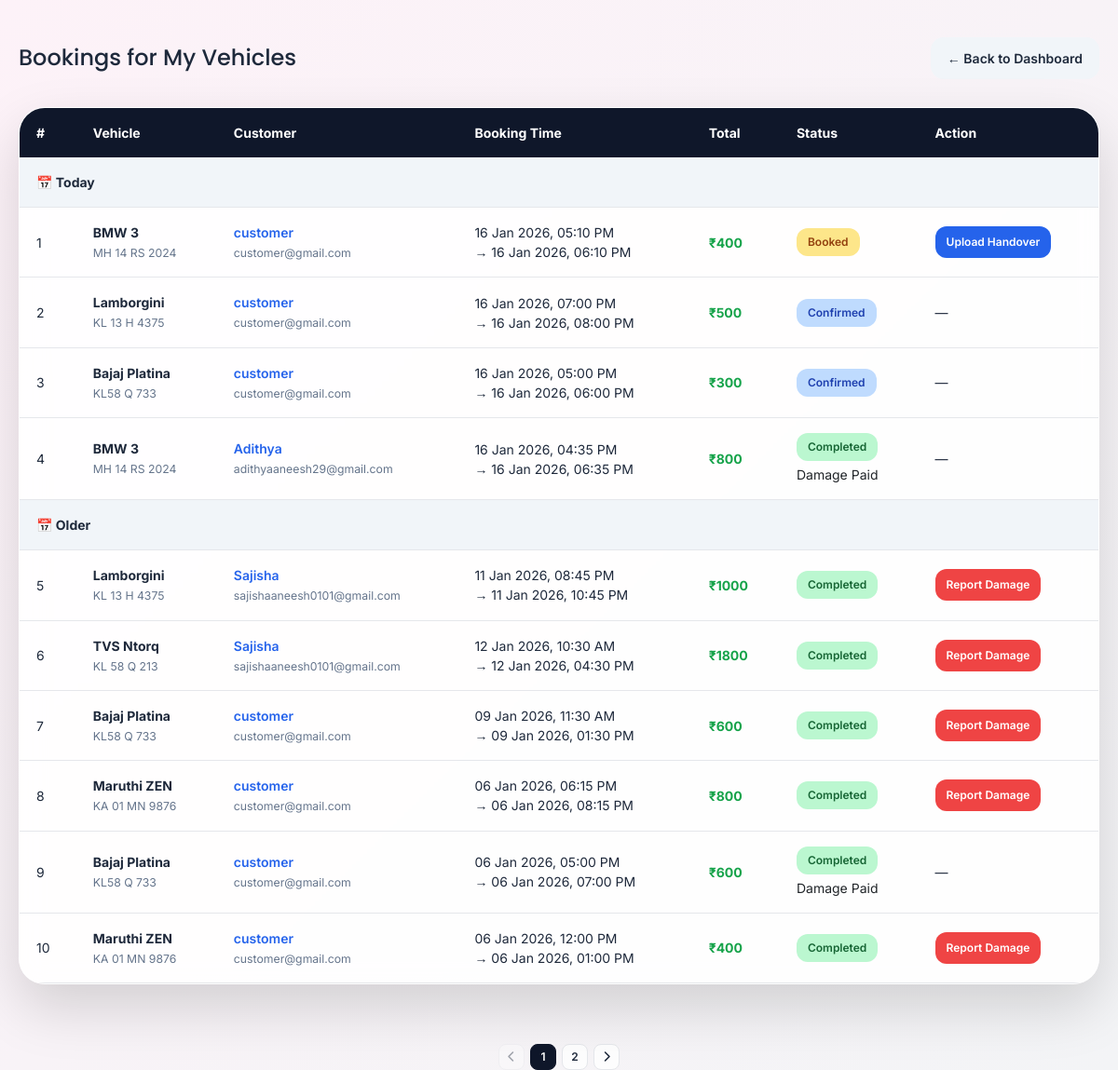
The app's page /owner_vehicle_bookings/ (signed in) with its own data.
### wheelzy_app/models.py (models this page shows, shortened)
class Booking(models.Model):
    STATUS_CHOICES = [
        ("payment_pending", "Payment Pending"),
        ("pending", "Pending"),
        ("confirmed", "Confirmed"),
        ("in_use", "In Use"),
        ("returned", "Returned"),
        ("damage_reported", "Damage Reported"),
        ("cancelled", "Cancelled"),
        ("rejected", "Rejected"),
    ]
    user = models.ForeignKey(User, on_delete=models.CASCADE)
    vehicle = models.ForeignKey(Vehicle, on_delete=models.CASCADE)
    start_time = models.DateTimeField()
    end_time = models.DateTimeField()
    total_price = models.PositiveIntegerField(default=0)
    status = models.CharField(max_length=30, choices=STATUS_CHOICES, default="payment_pending")
    is_rent_paid = models.BooleanField(default=False)
    ordered_at = models.DateTimeField(auto_now_add=True)
    razorpay_order_id = models.CharField(max_length=255, blank=True, null=True)
    razorpay_payment_id = models.CharField(max_length=255, blank=True, null=True)
    razorpay_signature = models.CharField(max_length=255, blank=True, null=True)

class Vehicle(models.Model):
    VEHICLE_TYPES = (
        ("car", "Car"),
        ("bike", "Bike"),
    )
    owner = models.ForeignKey(
        User,
        on_delete=models.CASCADE,
        related_name="vehicles",
        null=True,
        blank=True
    )
    vehicle_name = models.CharField(max_length=255)
    vehicle_type = models.CharField(max_length=25, choices=VEHICLE_TYPES)
    number_plate = models.CharField(max_length=50, unique=True)
    price_per_hour = models.PositiveIntegerField()
    seats = models.PositiveIntegerField(blank=True)
    image = CloudinaryField('vehicle_images', blank=True, null=True)
    is_available = models.BooleanField(default=True)

### wheelzy_app/views.py (the view)
# urls.py: path("owner_vehicle_bookings/", views.owner_bookings, name="owner_vehicle_bookings"),
@login_required
def owner_bookings(request):
    if not request.user.groups.filter(name="owner").exists():
        messages.error(request, "Access denied")
        return redirect("home")
    qs = (
        Booking.objects
        .filter(vehicle__owner=request.user,
                is_rent_paid = True
        )
        .exclude(status="payment_pending")
        .select_related("vehicle", "user")
        .prefetch_related("documents")
        .prefetch_related(
            "handover_photos",
            Prefetch("damage_report", queryset=DamageReport.objects.all())
        )
        .order_by("-ordered_at")   # ✅ LATEST → OLDEST
    )
    paginator = Paginator(qs, 10)
    page_number = request.GET.get("page")
    bookings = paginator.get_page(page_number)
    today = timezone.now().date()
    yesterday = today - timedelta(days=1)
    for booking in bookings:
        booking.booking_group = (
            "Today" if booking.ordered_at.date() == today
            else "Yesterday" if booking.ordered_at.date() == yesterday
            else "Older"
        )
    return render(
        request,
        "owner_bookings.html",
        {"bookings": bookings}
    )

### wheelzy_app/templates/owner_bookings.html (shortened to what this page needs)
{% load static %}
<!DOCTYPE html>
<html lang="en">
<head>
    <link href="https://cdn.jsdelivr.net/npm/bootstrap@5.3.2/dist/css/bootstrap.min.css" rel="stylesheet">
    <link rel="stylesheet" href="https://cdnjs.cloudflare.com/ajax/libs/font-awesome/6.5.1/css/all.min.css">
</head>
<body>
<div class="page-wrapper">
    <div class="page-header">
        <h2>Bookings for My Vehicles</h2>
        <a href="{% url 'owner_dashboard' %}" class="btn-back">← Back to Dashboard</a>
    </div>
    {% if bookings %}
    <div class="table-card">
        <div style="overflow-x:auto;">
            <table>
                <thead>
                    <tr>
                        <th>#</th>
                        <th>Vehicle</th>
                        <th>Customer</th>
                        <th>Booking Time</th>
                        <th>Total</th>
                        <th>Status</th>
                        <th>Action</th>
                    </tr>
                </thead>
                <tbody>
                {% for booking in bookings %}
                    {% ifchanged booking.booking_group %}
                    <tr class="group-row">
                        <td colspan="7">📅 {{ booking.booking_group }}</td>
                    </tr>
                    {% endifchanged %}
                    <tr>
                        <td>{{ bookings.start_index|add:forloop.counter0 }}</td>
                        <td>
                            <strong>{{ booking.vehicle.vehicle_name }}</strong><br>
                            <small style="color:var(--text-light);">
                                {{ booking.vehicle.number_plate }}
                            </small>
                        </td>
                        <td>
                            {% with doc=booking.documents %}
                            <a href="javascript:void(0)"
                            class="customer-link"
                            data-name="{{ booking.user.username }}"
                            data-email="{{ booking.user.email }}"
                            data-phone="{{ booking.user.profile.phone_number|default:'' }}"
                            data-address="{{ booking.user.profile.address|default:'' }}"
                            data-photo="{{ booking.user.profile.photo.url|default:'' }}"
                            data-aadhaar="{{ doc.aadhaar_photo.url|default:'' }}"
                            data-license="{{ doc.driving_license_photo.url|default:'' }}"
                            style="font-weight:600;color:#2563eb;text-decoration:none;">
                            {{ booking.user.username }}
                            </a>
                            {% endwith %}
                            <br>
                            <small style="color:var(--text-light);">
                                {{ booking.user.email }}
                            </small>
                        </td>
                        <td>
                            {{ booking.start_time|date:"d M Y, h:i A" }}<br>
                            → {{ booking.end_time|date:"d M Y, h:i A" }}
                        </td>
                        <td style="font-weight:700;color:var(--success);">
                            ₹{{ booking.total_price }}
                        </td>
                        <td>
                            {% if booking.status == "booked" %}
                                <span class="status pending">Booked</span>
                            {% elif booking.status == "handover_uploaded" %}
                                <span class="status confirmed">Handover Uploaded</span>
                            {% elif booking.status == "confirmed" %}
                                <span class="status confirmed">Confirmed</span>
                            {% elif booking.status == "in_use" %}
                                <span class="status in_use">In Use</span>
                            {% elif booking.status == "returned" %}
                                <span class="status completed">Completed</span>
                            {% elif booking.status == "damage_reported" %}
                                {% if booking.damage_report and booking.damage_report.is_paid %}
                                    <span class="status completed">Completed</span>
                                    <div class="mt-1">
                                        <span class="text-dark">Damage Paid</span>
                                    </div>
                                {% else %}
                                    <span class="status damage">Damage Reported</span>
                                {% endif %}
                            {% endif %}
                        </td>
                        <td>
                            {% if booking.status == "booked" %}
                                <a href="{% url 'upload_handover_photos' booking.id %}"
                                class="btn-action btn-primary">
                                    Upload Handover
                                </a>
                            {% elif booking.status == "returned" %}
                                <a href="{% url 'add_damage_report' booking.id %}"
                                class="btn-action btn-danger">
                                    Report Damage
                                </a>
                            {% else %}
                                —
                            {% endif %}
                        </td>
                    </tr>
                {% endfor %}
                </tbody>
            </table>
        </div>
    </div>
    {% endif %}
</div>
{% if bookings.has_other_pages %}
<div class="pagination-wrap">
    <nav class="mini-pagination">
        <ul>
            {% if bookings.has_previous %}
                <li>
                    <a href="?page={{ bookings.previous_page_number }}">
                        <i class="fa-solid fa-chevron-left"></i>
                    </a>
                </li>
            {% else %}
                <li class="disabled">
                    <span><i class="fa-solid fa-chevron-left"></i></span>
                </li>
            {% endif %}
            {% for num in bookings.paginator.page_range %}
                {% if num >= bookings.number|add:-1 and num <= bookings.number|add:1 %}
                    {% if num == bookings.number %}
                        <li class="active"><span>{{ num }}</span></li>
                    {% else %}
                        <li><a href="?page={{ num }}">{{ num }}</a></li>
                    {% endif %}
                {% endif %}
            {% endfor %}
            {% if bookings.has_next %}
                <li>
                    <a href="?page={{ bookings.next_page_number }}">
                        <i class="fa-solid fa-chevron-right"></i>
                    </a>
                </li>
            {% else %}
                <li class="disabled">
                    <span><i class="fa-solid fa-chevron-right"></i></span>
                </li>
            {% endif %}
        </ul>
    </nav>
</div>
{% endif %}
</body>
</html>

### wheelzy_app/templates/owner_bookings.html (style rules this page uses)
:root { --primary: #2563eb; --primary-dark: #0f172a; --bg: linear-gradient(135deg, #fdf2f8 0%, #f3f4f6 100%); --card: rgba(255,255,255,0.88); --border: rgba(255,255,255,0.6); --shadow: 0 25px 60px rgba(0,0,0,0.15); --text-dark: #1e293b; --text-light: #64748b; --success: #16a34a; --danger: #ef4444; }
* { box-sizing: border-box; }
body { margin: 0; font-family: 'Inter', sans-serif; background: var(--bg); min-height: 100vh; color: var(--text-dark); }
.page-wrapper { max-width: 1400px; margin: auto; padding: 40px 20px; }
.page-header { display: flex; justify-content: space-between; align-items: center; margin-bottom: 30px; }
.page-header h2 { margin: 0; font-family: 'Poppins', sans-serif; font-size: 24px; }
.btn-back { padding: 12px 18px; border-radius: 14px; background: #f1f5f9; color: var(--text-dark); text-decoration: none; font-size: 14px; font-weight: 600; }
.table-card { background: var(--card); backdrop-filter: blur(14px); border-radius: 28px; border: 1px solid var(--border); box-shadow: var(--shadow); overflow: hidden; }
table { width: 100%; border-collapse: collapse; font-size: 14px; }
thead { background: #0f172a; color: white; }
th, td { padding: 16px 18px; text-align: left; vertical-align: middle; }
tbody tr { border-bottom: 1px solid #e5e7eb; }
.status { padding: 6px 12px; border-radius: 12px; font-size: 12px; font-weight: 600; display: inline-block; }
.pending { background: #fde68a; color: #92400e; }
.confirmed { background: #bfdbfe; color: #1e40af; }
.completed { background: #bbf7d0; color: #166534; }
.btn-action { padding: 8px 12px; border-radius: 12px; font-size: 12px; font-weight: 600; text-decoration: none; display: inline-block; }
.btn-primary { background: var(--primary); color: white; }
.btn-danger { background: var(--danger); color: white; }
.group-row td { background: #f1f5f9; font-weight: 700; }
.pagination-wrap { display: flex; justify-content: center; margin-top: 24px; }
.mini-pagination ul { display: flex; align-items: center; gap: 6px; list-style: none; padding: 0; margin: 0; }
.mini-pagination li a, .mini-pagination li span { min-width: 28px; height: 28px; padding: 0 8px; border-radius: 8px; font-size: 12px; font-weight: 600; display: flex; align-items: center; justify-content: center; text-decoration: none; background: rgba(255,255,255,0.8); border: 1px solid #e5e7eb; color: var(--text-dark); transition: all 0.2s ease; }
.mini-pagination li.active span { background: var(--primary-dark); color: white; border-color: var(--primary-dark); }
.mini-pagination li.disabled span { opacity: 0.4; cursor: not-allowed; }

### records on screen
Booking: booking_group "Today", start_index|add "1", vehicle.vehicle_name "BMW 3", vehicle.number_plate "MH 14 RS 2024", user.username "customer", user.email "customer@gmail.com", start_time "16 Jan 2026, 05:10 PM", end_time "16 Jan 2026, 06:10 PM", total_price "400", status "Booked"
Booking: start_index|add "2", vehicle.vehicle_name "Lamborgini", vehicle.number_plate "KL 13 H 4375", user.username "customer", user.email "customer@gmail.com", start_time "16 Jan 2026, 07:00 PM", end_time "16 Jan 2026, 08:00 PM", total_price "500", status "Confirmed"
Booking: start_index|add "3", vehicle.vehicle_name "Bajaj Platina", vehicle.number_plate "KL58 Q 733", user.username "customer", user.email "customer@gmail.com", start_time "16 Jan 2026, 05:00 PM", end_time "16 Jan 2026, 06:00 PM", total_price "300", status "Confirmed"
Booking: start_index|add "4", vehicle.vehicle_name "BMW 3", vehicle.number_plate "MH 14 RS 2024", user.username "Adithya", user.email "adithyaaneesh29@gmail.com", start_time "16 Jan 2026, 04:35 PM", end_time "16 Jan 2026, 06:35 PM", total_price "800", status "Completed"
Booking: booking_group "Older", start_index|add "5", vehicle.vehicle_name "Lamborgini", vehicle.number_plate "KL 13 H 4375", user.username "Sajisha", user.email "sajishaaneesh0101@gmail.com", start_time "11 Jan 2026, 08:45 PM", end_time "11 Jan 2026, 10:45 PM", total_price "1000", status "Completed"
Booking: start_index|add "6", vehicle.vehicle_name "TVS Ntorq", vehicle.number_plate "KL 58 Q 213", user.username "Sajisha", user.email "sajishaaneesh0101@gmail.com", start_time "12 Jan 2026, 10:30 AM", end_time "12 Jan 2026, 04:30 PM", total_price "1800", status "Completed"
Booking: start_index|add "7", vehicle.vehicle_name "Bajaj Platina", vehicle.number_plate "KL58 Q 733", user.username "customer", user.email "customer@gmail.com", start_time "09 Jan 2026, 11:30 AM", end_time "09 Jan 2026, 01:30 PM", total_price "600", status "Completed"
Booking: start_index|add "8", vehicle.vehicle_name "Maruthi ZEN", vehicle.number_plate "KA 01 MN 9876", user.username "customer", user.email "customer@gmail.com", start_time "06 Jan 2026, 06:15 PM", end_time "06 Jan 2026, 08:15 PM", total_price "800", status "Completed"
Booking: start_index|add "9", vehicle.vehicle_name "Bajaj Platina", vehicle.number_plate "KL58 Q 733", user.username "customer", user.email "customer@gmail.com", start_time "06 Jan 2026, 05:00 PM", end_time "06 Jan 2026, 07:00 PM", total_price "600", status "Completed"
Booking: start_index|add "10", vehicle.vehicle_name "Maruthi ZEN", vehicle.number_plate "KA 01 MN 9876", user.username "customer", user.email "customer@gmail.com", start_time "06 Jan 2026, 12:00 PM", end_time "06 Jan 2026, 01:00 PM", total_price "400", status "Completed"

### other values on screen
{{ num }} "1"
{{ num }} "2"
